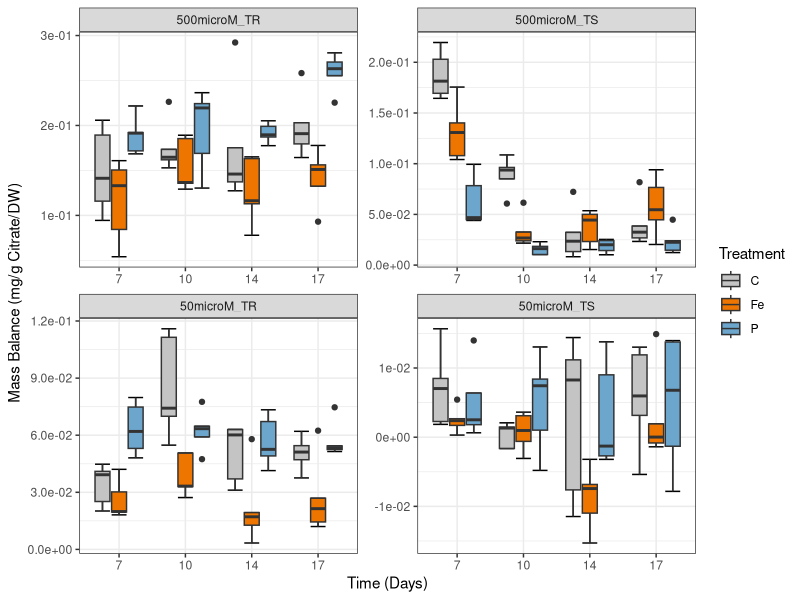
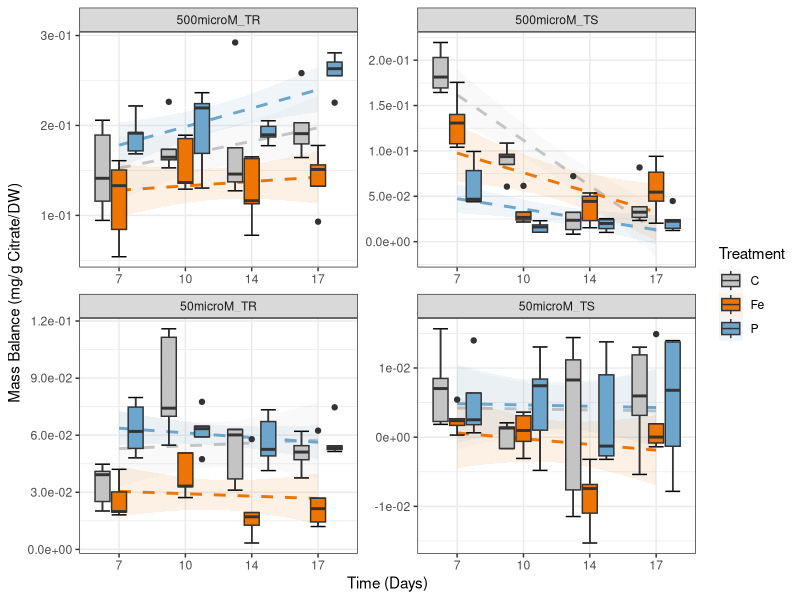
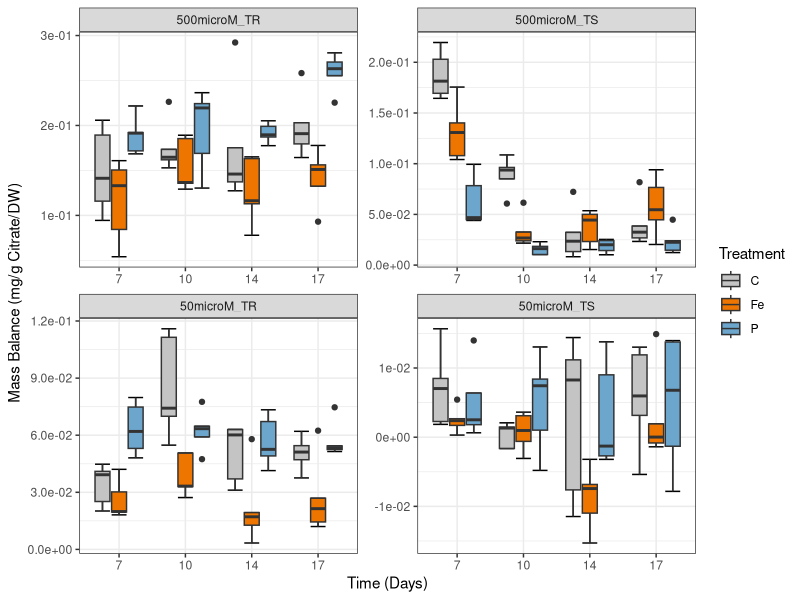
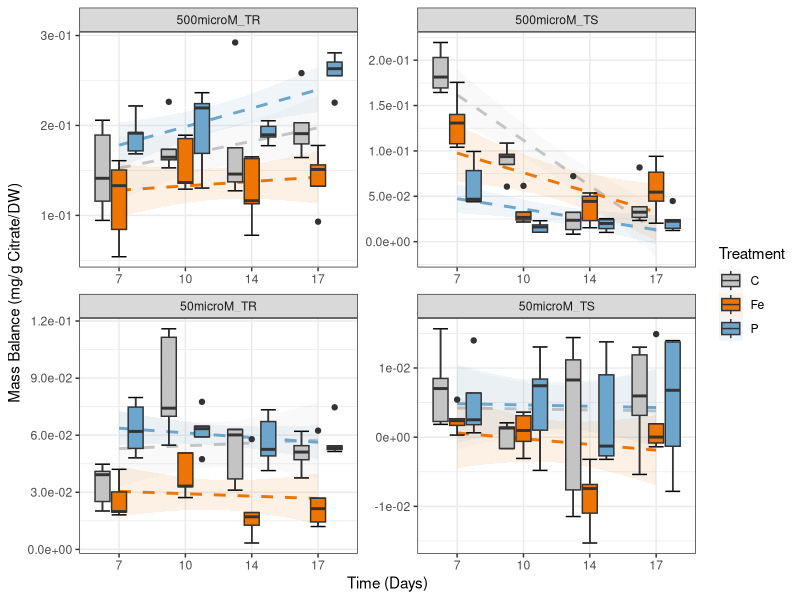

Write R code to recreate these figures, in order. (Note: this script raises an error after producing the figures.)
library(readr)
library(ggpubr)
library(ggplot2)
library(reshape2)
library(tidyverse)
library(plyr) 
library(dplyr)
library(readxl)
library(scales)


table <- read.csv("DATA_STD_MassBalance_Citrate.csv", sep=";",
                  header=T)

table <- table %>% drop_na(Value)


#SideBySide Boxlot ####
my_order<- c("C", "Fe", "P")
f1 <- ggplot(table, aes(x = factor(Time), y = Value, fill = Treatment)) +  
  stat_boxplot(geom="errorbar") +
  geom_boxplot() +
  theme_bw() + 
  scale_fill_manual(values=c("grey77","darkorange2", "skyblue3")) +
  scale_color_manual(values=c("grey77","darkorange2", "skyblue3")) +
  scale_y_continuous(labels = scientific)


f2 <- f1 + facet_wrap(~Species_Tissue, scales="free", ncol = 2)+
  ylab("Mass Balance (mg/g Citrate/DW)") + 
  xlab("Time (Days)")
f2
ggsave(filename = "STD_MassBalance_Citrate_SideBySide_Boxplot.pdf", plot = last_plot(), dpi = 600, units = "cm", width = 70, height = 60, scale = 0.5)


#SideBySide Boxlot + trendline ####
trendline <- geom_smooth(aes(group = Treatment, color = Treatment, fill = Treatment), method=lm, alpha = 0.1, linetype="dashed") 

f1 <- ggplot(table, aes(x = factor(Time), y = Value, fill = Treatment)) +  
  trendline +
  stat_boxplot(geom="errorbar") +
  geom_boxplot() +
  theme_bw() + 
  scale_fill_manual(values=c("grey77","darkorange2", "skyblue3")) +
  scale_color_manual(values=c("grey77","darkorange2", "skyblue3")) +
  scale_y_continuous(labels = scientific) +
  stat_regline_equation()

f2 <- f1 + facet_wrap(~Species_Tissue, scales="free", ncol = 2)+
  ylab("Mass Balance (mg/g Citrate/DW)") + 
  xlab("Time (Days)")
f2
ggsave(filename = "STD_MassBalance_Citrate_SideBySide_Boxplot_2.pdf", plot = last_plot(), dpi = 600, units = "cm", width = 70, height = 60, scale = 0.5)


#Regression line statistics ####
##Assumptions  ####
###1. Indipendence of observation (no autocorrelation between time and treatment)
cor(table$Time, table$Treatment)

###2. Normality
hist(table$Value)

###3. Linearity
plot(Value ~ Time, data=table)
plot(Value ~ Treatment, data=table)

###4. Homoscedasticity


##Model fitting and statistics ####
vector_Species_Tissue <- c("50microM_TR",
                           "50microM_TS",
                           "500microM_TR",
                           "500microM_TS")
vector_Treatment <- c("C",
                      "P",
                      "Fe")

###create Subsets according to Species_Tissue ####
Subsets <- lapply(vector_Species_Tissue, function(i){ 
  i <- subset(table, Species_Tissue == i)
})
names(Subsets) <- vector_Species_Tissue


###Regression model development  ####
Regression_line <- lapply(vector_Species_Tissue, function(m){
  lapply(split(Subsets[[m]], Subsets[[m]][["Treatment"]]), function(i){ 
    lm(Value ~ Time, data = i)
  })
})
names(Regression_line) <- vector_Species_Tissue


###Extract statistics/data from model ####
TR50microM <- lapply(vector_Treatment, function(m){
  summary(Regression_line[["50microM_TR"]][[m]])
})
names(TR50microM) <- vector_Treatment
TS50microM <- lapply(vector_Treatment, function(m){
  summary(Regression_line[["50microM_TS"]][[m]])
})
names(TS50microM) <- vector_Treatment
TR500microM <- lapply(vector_Treatment, function(m){
  summary(Regression_line[["500microM_TR"]][[m]])
})
names(TR500microM) <- vector_Treatment
TS500microM <- lapply(vector_Treatment, function(m){
  summary(Regression_line[["500microM_TS"]][[m]])
})
names(TS500microM) <- vector_Treatment

###Save/print results of linear model significance ####
sink("STD_MassBalance_Citrate_Regression_line.csv")
"TR50microM"
TR50microM
"TS50microM"
TS50microM
"TR500microM"
TR500microM
"TS500microM"
TS500microM
sink(NULL)


###Regression_model_comparison  ####
Regression_model_comparison <- lapply(split(table, table$Species_Tissue), function(i){ 
  anova(lm(Value ~ Time*Treatment, data = i))
})

sink("STD_MassBalance_Citrate_Regression_model_Comparison.csv")
Regression_model_comparison
sink(NULL)

